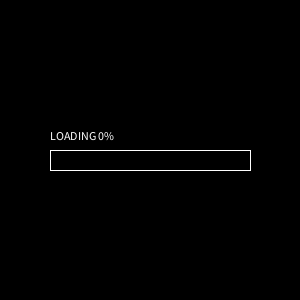
Frame 1 (no input)
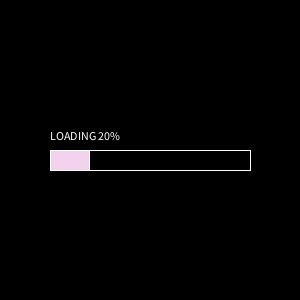
Frame 60 (the mouse pressed at the canvas centre just before this capture)
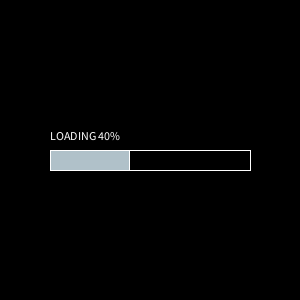
Frame 120 (the mouse held since frame 60 and released just before this capture)

The Processing sketch that drew these frames (run headless with seeded random() and noise(); from frame 60 on, the mouse is pressed at the canvas centre):

// Processing sketch: processing_42975
// ── processing_42975.pde

boolean done;
int percentCount;
int startFrame
;
void setup()
{
  size(300, 300);
  done = false;
  percentCount = 0;
  startFrame = 0;
  smooth();
}

void draw()
{
  if(done)
  {
    background(0);
    textAlign(CENTER);
    fill(255);
    text("DONE! CLICK TO RESET.", width/2, height/2);
    startFrame = frameCount;
  }
  else
  {
     if((frameCount - startFrame) % 3 == 0) percentCount++;
     background(0);
     noFill();
     stroke(255);
     rect(50, 150, 200, 20);
     
     noStroke();
     float alph = map(percentCount, 0, 100, 0, 255);
     fill(255);
     rect(50, 150, percentCount * 2, 20);
     textAlign(LEFT);
     text("LOADING " + Integer.toString(percentCount) + "%", 50, 140);
     
     fill(random(0, 255), random(0, 255), random(0, 255), alph);
     rect(51, 151, percentCount * 2 - 2, 19);
     
     if(percentCount == 100) done = true;
  }
}

void mouseClicked()
{
  if(done)
  { 
    done = !done;
    percentCount = 0;
  }
}
